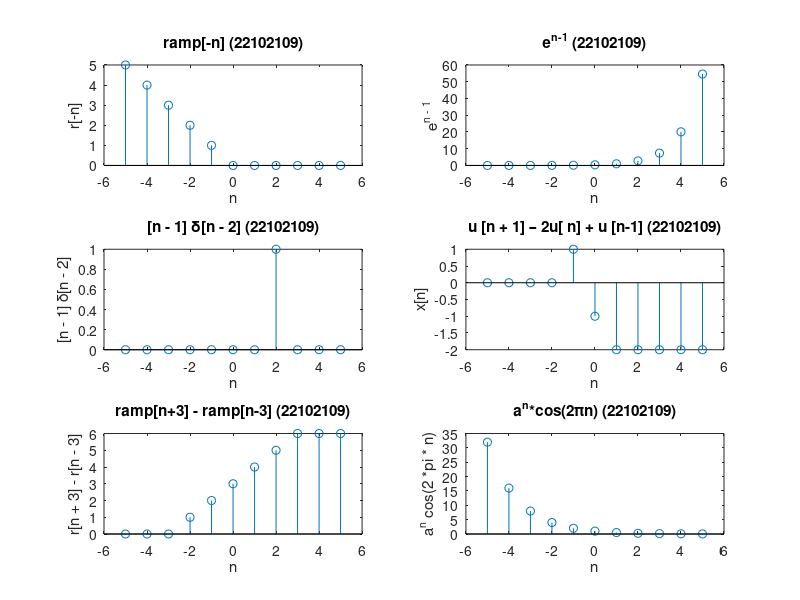

This figure's MATLAB source: (Note: this script raises an error after producing the figure.)
clc;
clear all;
n = -5:1:5;
subplot(3,2,1);
xa = zeros(1, length(n));
for i = 1:length(n)
    if(n(i) <= 0)
        xa(i) = -n(i);
    end
end
stem(n,xa);
xlabel('n');
ylabel('r[-n]')
title('ramp[-n] (22102109)')


subplot(3,2,2);
xb = exp(n - 1);
stem(n,xb);
xlabel('n');
ylabel('e^{n - 1}');
title('e^{n-1} (22102109)')


subplot(3,2,3);
xct1 = n - 1;
xct2 = zeros(1, length(n));
for i = 1:length(n)
    if(n(i) == 2)
        xct2(i) = 1;
    end
end
xc = xct1 .* xct2;
stem(n, xc);
xlabel('n');
ylabel('[n - 1] δ[n - 2]');
title('[n - 1] δ[n - 2] (22102109)')


subplot(3,2,4);
xd1 = n >= -1;
xd2 = n >= 0;
xd3 = n >= 1;
xd = xd1 - (2 .* xd2) - xd3;
stem(n, xd);
xlabel('n');
ylabel('x[n]');
title('u [n + 1] – 2u[ n] + u [n-1] (22102109)')


subplot(3,2,5);
xe1 = zeros(1, length(n));
xe2 = xe1;
for i = 1:length(n)
    if(n(i) >= -3)
        xe1(i) = n(i) + 3;
    end
    if(n(i) >= 3)
        xe2(i) = n(i) - 3;
    end
end
xe = xe1 - xe2;
stem(n, xe);
xlabel('n');
ylabel('r[n + 3] - r[n - 3]')
title('ramp[n+3] - ramp[n-3] (22102109)')

subplot(3,2,6)
a = 0.5;
xf = (a .^ n) .* (cos(2 * pi * n));
stem(n, xf);
xlabel('n')
ylabel('a^{n} cos(2 *pi * n)');
title('a^{n}*cos(2πn) (22102109)')
sgtitle('Question 1 (PostLab) - 22102109')
